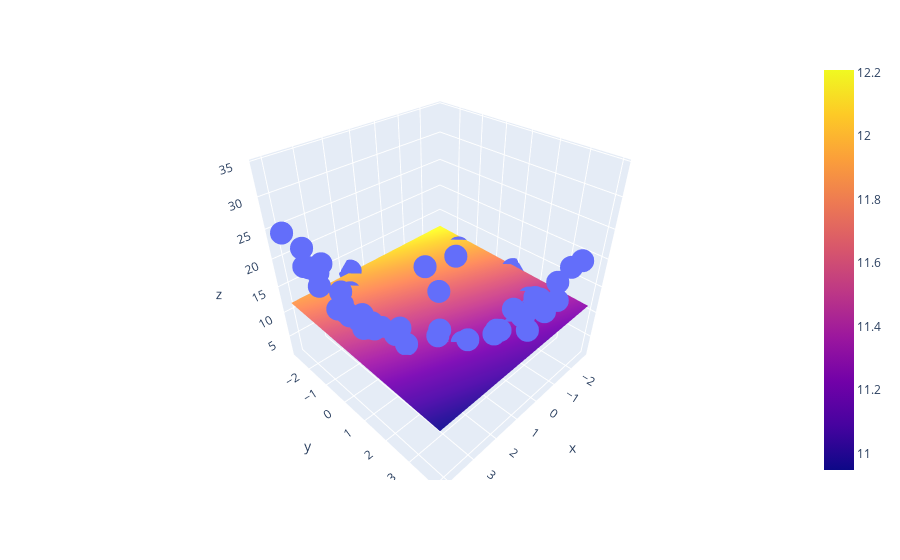

The code cell stored with this chart in its notebook:
### Code cell
import plotly.graph_objects as go

fig = px.scatter_3d(df, x=x.ravel(), y=y.ravel(), z=z.ravel())

fig.add_trace(go.Surface(x = x_input, y = y_input, z =z_final ))

fig.show()
X_multi = np.array([x,y]).reshape(100,2)
X_multi.shape
(100, 2)
poly = PolynomialFeatures(degree=30)
X_multi_trans = poly.fit_transform(X_multi)
print("Input",poly.n_features_in_)
print("Ouput",poly.n_output_features_)
print("Powers\n",poly.powers_)
